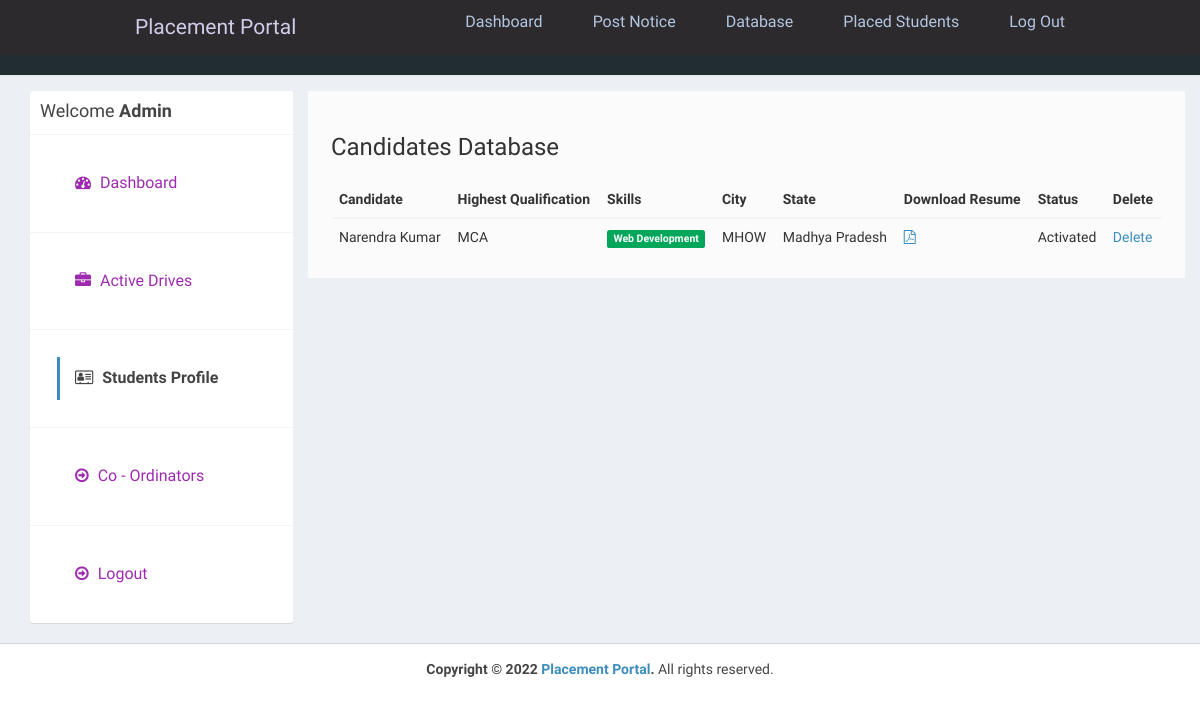
The page /admin/applications.php (signed in) on the database as committed earlier.
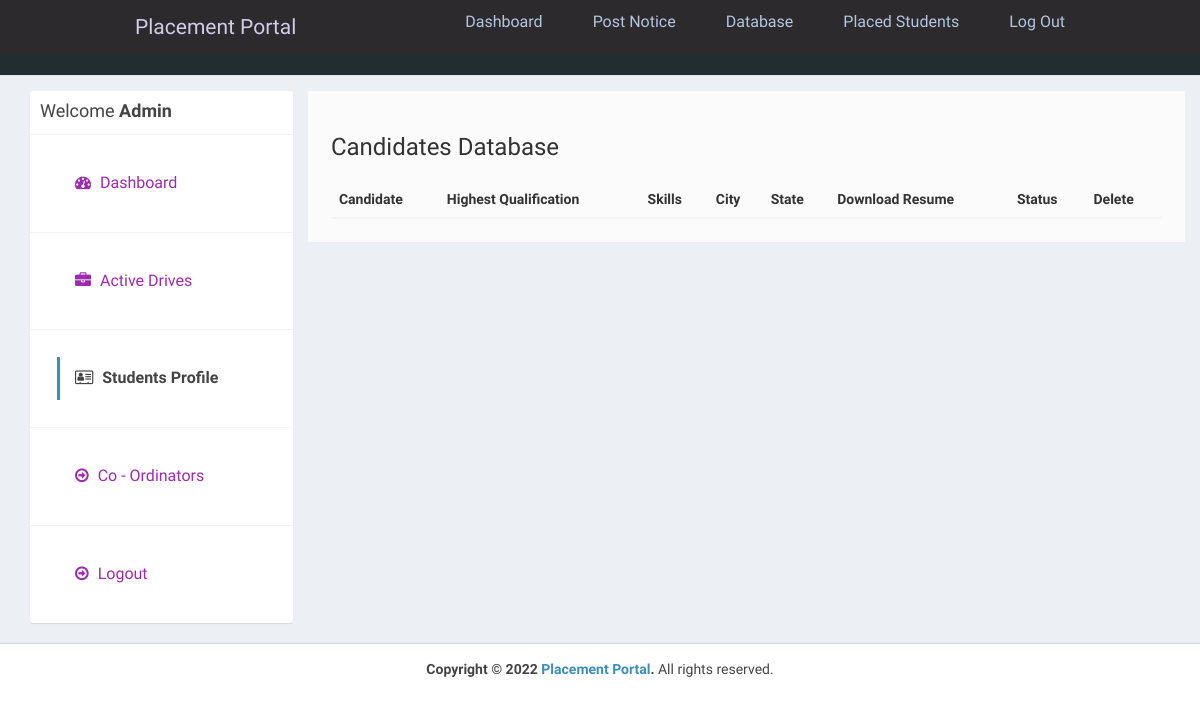
The same page on the database as committed later.
### tables this page shows
CREATE TABLE `users` (
  `id_user` int(11) NOT NULL AUTO_INCREMENT,
  `firstname` varchar(255) NOT NULL,
  `lastname` varchar(255) NOT NULL,
  `email` varchar(255) NOT NULL,
  `password` varchar(255) NOT NULL,
  `address` text DEFAULT NULL,
  `city` varchar(255) DEFAULT NULL,
  `state` varchar(255) DEFAULT NULL,
  `contactno` varchar(255) DEFAULT NULL,
  `qualification` varchar(255) DEFAULT NULL,
  `stream` varchar(255) DEFAULT NULL,
  `passingyear` varchar(255) DEFAULT NULL,
  `dob` varchar(255) DEFAULT NULL,
  `age` varchar(255) DEFAULT NULL,
  `designation` varchar(255) DEFAULT NULL,
  `resume` varchar(255) DEFAULT NULL,
  `hash` varchar(255) DEFAULT NULL,
  `active` int(11) NOT NULL DEFAULT 2,
  `aboutme` text DEFAULT NULL,
  `skills` text DEFAULT NULL,
  `average` int(2) NOT NULL,
  PRIMARY KEY (`id_user`),
  UNIQUE KEY `email` (`email`)
);

### admin/applications.php (the view, shortened to what this page needs)
<?php
require_once("../db.php");
?>
<!DOCTYPE html>
<html>
<head>
  <link rel="stylesheet" href="https://cdnjs.cloudflare.com/ajax/libs/twitter-bootstrap/3.3.7/css/bootstrap.min.css">
  <link rel="stylesheet" href="https://cdnjs.cloudflare.com/ajax/libs/font-awesome/4.7.0/css/font-awesome.min.css">
  <link rel="stylesheet" href="https://cdnjs.cloudflare.com/ajax/libs/ionicons/2.0.1/css/ionicons.min.css">
  <link rel="stylesheet" href="https://cdn.datatables.net/1.10.15/css/jquery.dataTables.min.css">
  <link rel="stylesheet" href="../css/AdminLTE.min.css">
  <link rel="stylesheet" href="../css/_all-skins.min.css">
  <link rel="stylesheet" href="../css/custom.css">
</head>
<body class="hold-transition skin-green sidebar-mini">
  <div class="wrapper">
    <?php
    include 'header.php';
    ?>
    <div class="content-wrapper" style="margin-left: 0px;">
      <section id="candidates" class="content-header">
        <div class="container">
          <div class="row">
            <div class="col-md-3">
              <div class="box box-solid">
                <div class="box-header with-border">
                  <h3 class="box-title">Welcome <b>Admin</b></h3>
                </div>
                <div class="box-body no-padding">
                  <ul class="nav nav-pills nav-stacked">
                    <li><a href="dashboard.php"><i class="fa fa-dashboard"></i> Dashboard</a></li>
                    <li><a href="active-jobs.php"><i class="fa fa-briefcase"></i> Active Drives</a></li>
                    <li class="active"><a href="applications.php"><i class="fa fa-address-card-o"></i> Students Profile</a></li>
                    <li><a href="companies.php"><i class="fa fa-arrow-circle-o-right"></i> Co - Ordinators</a></li>
                    <li><a href="../logout.php"><i class="fa fa-arrow-circle-o-right"></i> Logout</a></li>
                  </ul>
                </div>
              </div>
            </div>
            <div class="col-md-9 bg-white padding-2">
              <h3>Candidates Database</h3>
              <div class="row margin-top-20">
                <div class="col-md-12">
                  <div class="box-body table-responsive no-padding">
                    <table id="example2" class="table table-hover">
                      <thead>
                        <th>Candidate</th>
                        <th>Highest Qualification</th>
                        <th>Skills</th>
                        <th>City</th>
                        <th>State</th>
                        <th>Download Resume</th>
                        <th>Status</th>
                        <th>Delete</th>
                      </thead>
                      <tbody>
                        <?php
                        $sql = "SELECT * FROM users";
                        $result = $conn->query($sql);
                        if ($result->num_rows > 0) {
                          while ($row = $result->fetch_assoc()) {
                            $skills = $row['skills'];
                            $skills = explode(',', $skills);
                        ?>
                            <tr>
                              <td><?php echo $row['firstname'] . ' ' . $row['lastname']; ?></td>
                              <td><?php echo $row['qualification']; ?></td>
                              <td>
                                <?php
                                foreach ($skills as $value) {
                                  echo ' <span class="label label-success">' . $value . '</span>';
                                }
                                ?>
                              </td>
                              <td><?php echo $row['city']; ?></td>
                              <td><?php echo $row['state']; ?></td>
                              <?php if ($row['resume'] != '') { ?>
                                <td><a href="../uploads/resume/<?php echo $row['resume']; ?>" download="<?php echo $row['firstname'] . ' Resume'; ?>"><i class="fa fa-file-pdf-o"></i></a></td>
                              <?php } else { ?>
                                <td>No Resume Uploaded</td>
                              <?php } ?>
                              <td>
                                <?php
                                if ($row['active'] == '1') {
                                  echo "Activated";
                                } else if ($row['active'] == '2') {
                                ?>
                                  <a href="reject-student.php?id=<?php echo $row['id_user']; ?>">Reject</a> <a href="approve-student.php?id=<?php echo $row['id_user']; ?>">Approve</a>
                                <?php
                                } else if ($row['active'] == '3') {
                                ?>
                                  <a href="approve-student.php?id=<?php echo $row['id_user']; ?>">Reactivate</a>
                                <?php
                                } else if ($row['active'] == '0') {
                                  echo "Rejected";
                                }
                                ?>
                              </td>
                              <td><a href="delete-student.php?id=<?php echo $row['id_user']; ?>">Delete</a></td>
                            </tr>
                        <?php
                          }
                        }
                        ?>
                      </tbody>
                    </table>
                  </div>
                </div>
              </div>
            </div>
          </div>
        </div>
      </section>
    </div>
    <footer class="main-footer" style="margin-left: 0px;">
      <div class="text-center">
        <strong>Copyright &copy; 2022 <a href="learningfromscratch.online">Placement Portal</a>.</strong> All rights
        reserved.
      </div>
    </footer>
  </div>
</body>
</html>

### admin/header.php (shortened to what this page needs)
<header class="header">
    <nav class="navbar">
        <a href="#" class="nav-logo">Placement Portal</a>
        <ul class="nav-menu">
            <li class="nav-item">
                <a href="index.php" class="nav-link">Dashboard</a>
            </li>
            <li class="nav-item">
                <a href="postnotice.php" class="nav-link">Post Notice</a>
            </li>
            <li class="nav-item">
                <a href="database.php" class="nav-link">Database</a>
            </li>
            <li class="nav-item">
                <a href="placed.php" class="nav-link">Placed Students</a>
            </li>
            <li class="nav-item">
                <a href="../logout.php" class="nav-link">Log Out</a>
            </li>
        </ul>
    </nav>
</header>

### css/custom.css (style rules this page uses)
.margin-top-20 { margin-top: 20px; }
.padding-2 { padding: 2%; }
.bg-white { background-color:#fbfbfb; margin-left: 0%; }
.box { font-size: medium; font-family: sans-serif; }
li { color: aqua; }

### admin/header.php (style rules this page uses)
* { margin: 0; padding: 0; box-sizing: border-box; }
html { font-size: 62.5%; font-family: 'Roboto', sans-serif; }
li { list-style: none; }
a { text-decoration: none; }
.header { border-bottom: 1px solid #E2E8F0; }
.navbar { display: flex; justify-content: space-between; align-items: center; padding: 1rem 1.5rem; background-color: #2d2a2e; }
.nav-menu { display: flex; justify-content: space-between; align-items: center; }
.nav-item { margin-left: 5rem; }
.nav-link { font-size: 1.6rem; font-weight: 400; color: #b3c6e0; }
.nav-logo { font-size: 2.1rem; font-weight: 500; color: #d0cce9; }

Rows that differ between the two databases and show on the page:
removed users: firstname "Narendra", lastname "Kumar", qualification "MCA", skills "Web Development", city "MHOW", state "Madhya Pradesh", active "Activated"
